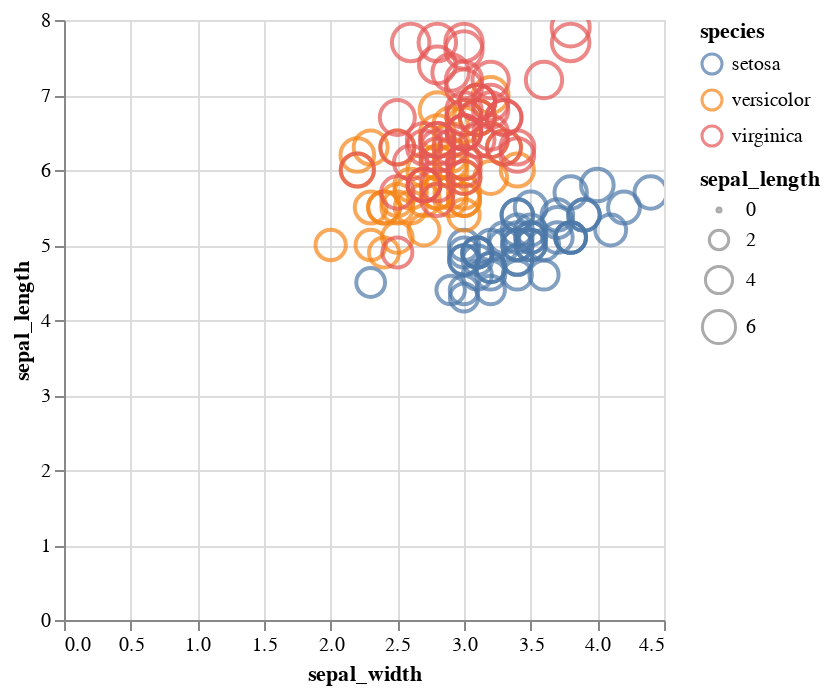

Write notebook code for a chart like this one.
### Code cell
import plotly.express as px
data = px.data.iris()

import altair as alt
alt.Chart(data=data).mark_point().encode(
    x="sepal_width",
    y="sepal_length",
    color="species",
    size='sepal_length'
).interactive()

### Figure 1 — Vega-Lite specification as saved in the notebook (floating-point values rounded to 4 significant figures; data arrays with more than 128 entries replaced by an {"elided": "..."} marker saying what was removed)
{"config": {"view": {"continuousWidth": 300, "continuousHeight": 300}}, "data": {"name": "data-364c1c0fa2f6c231ec0f856348bf7ee7"}, "mark": {"type": "point"}, "encoding": {"color": {"field": "species", "type": "nominal"}, "size": {"field": "sepal_length", "type": "quantitative"}, "x": {"field": "sepal_width", "type": "quantitative"}, "y": {"field": "sepal_length", "type": "quantitative"}}, "params": [{"name": "param_1", "select": {"type": "interval", "encodings": ["x", "y"]}, "bind": "scales"}], "$schema": "https://vega.github.io/schema/vega-lite/v5.17.0.json", "datasets": {"data-364c1c0fa2f6c231ec0f856348bf7ee7": {"elided": "150 records"}}}
